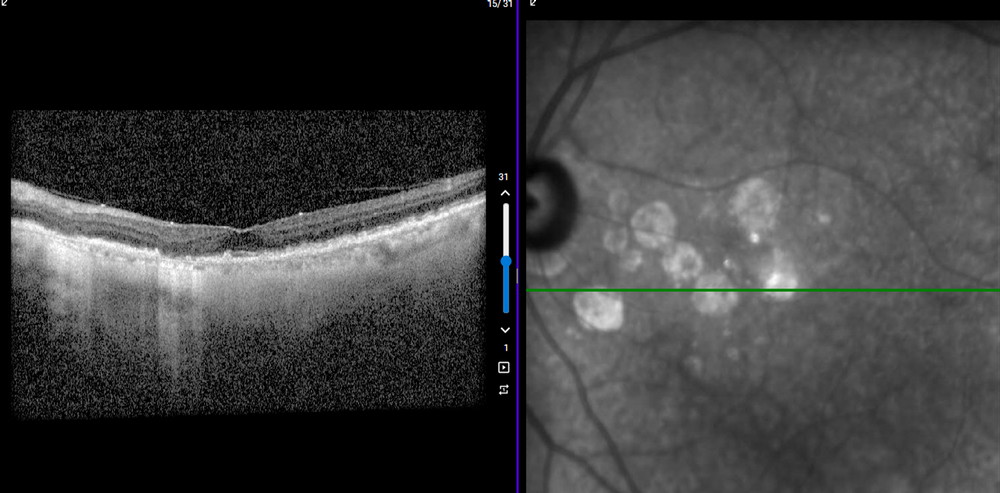
#> input picture OCT_Pipeline_2026/data/raw/22899013.png, 1000 x 493 px, shrunk from 4033 x 1989 before the run
$ python debug_split.py   (older library calls are emulated)
#> lines starting #> are read from the running program, lines starting #| are printed output that depends on the picture
"""
Diagnostic Script: Analyze Divider Detection for OCT Image 22899013.png

This script performs detailed analysis of why the divider detection failed
and outputs comprehensive metrics to understand the root cause.
"""

import cv2
import numpy as np
from pathlib import Path

# Try to import matplotlib, but don't fail if it's not available
try:
    import matplotlib.pyplot as plt
    HAS_MATPLOTLIB = True
except ImportError:
    print("⚠️  matplotlib not available - skipping plots")
    HAS_MATPLOTLIB = False

# Image to analyze
IMAGE_PATH = "data/raw/22899013.png"

def analyze_image_columns(img, region='center'):
    """
    Analyze column-wise metrics across the image.

    Args:
        img: Input image (H, W, C) in BGR format
        region: 'center', 'left', 'right', or 'full'

    Returns:
        Dictionary of metrics for each column
    """
    height, width, channels = img.shape

    # Define analysis region
    if region == 'center':
        start_col = width // 2 - width // 10  # Center 20%
        end_col = width // 2 + width // 10
    elif region == 'left':
        start_col = width // 4
        end_col = width // 2
    elif region == 'right':
        start_col = width // 2
        end_col = 3 * width // 4
    else:  # full
        start_col = 0
        end_col = width

    metrics = {
        'column': [],
        'mean_intensity': [],
        'variance': [],
        'std_dev': [],
        'color_range': [],  # max(B,G,R) - min(B,G,R)
        'blue_dominance': [],  # B - max(G,R)
        'is_colored': [],  # Boolean: is this a colored column?
        'mean_B': [],
        'mean_G': [],
        'mean_R': [],
    }

    for col in range(start_col, end_col):
        col_pixels = img[:, col, :]

        # Basic metrics
        mean_intensity = np.mean(col_pixels)
        variance = np.var(col_pixels)
        std_dev = np.std(col_pixels)

        # Color analysis
        mean_color = np.mean(col_pixels, axis=0)
        B, G, R = mean_color[0], mean_color[1], mean_color[2]
        color_range = max(B, G, R) - min(B, G, R)
        blue_dominance = B - max(G, R)

        # Colored check (using current algorithm logic)
        is_colored = False
        if color_range > 20:
            if B > 50 and (G < 10 or R < 80):
                is_colored = True
        if color_range > 10 and not is_colored:
            if B > 30 and B > R * 1.2 and B > G * 1.2:
                is_colored = True
        if color_range > 5 and not is_colored:
            if B > R and B > G and (B - R > 5 or B - G > 5):
                is_colored = True

        # Store metrics
        metrics['column'].append(col)
        metrics['mean_intensity'].append(mean_intensity)
        metrics['variance'].append(variance)
        metrics['std_dev'].append(std_dev)
        metrics['color_range'].append(color_range)
        metrics['blue_dominance'].append(blue_dominance)
        metrics['is_colored'].append(is_colored)
        metrics['mean_B'].append(B)
        metrics['mean_G'].append(G)
        metrics['mean_R'].append(R)

    return metrics


def analyze_hsv_characteristics(img):
    """
    Analyze HSV color space characteristics of the image.

    Returns:
        HSV analysis for divider detection
    """
    # Convert to HSV
    hsv = cv2.cvtColor(img, cv2.COLOR_BGR2HSV)
    height, width, channels = img.shape

    # Analyze center region columns
    start_col = width // 2 - width // 10
    end_col = width // 2 + width // 10

    hsv_metrics = {
        'column': [],
        'mean_hue': [],
        'mean_saturation': [],
        'mean_value': [],
        'high_sat_percentage': [],  # % of pixels with saturation > 50
    }

    for col in range(start_col, end_col):
        col_pixels = hsv[:, col, :]

        mean_h = np.mean(col_pixels[:, 0])
        mean_s = np.mean(col_pixels[:, 1])
        mean_v = np.mean(col_pixels[:, 2])

        # Percentage of highly saturated pixels
        high_sat_count = np.sum(col_pixels[:, 1] > 50)
        high_sat_pct = (high_sat_count / height) * 100

        hsv_metrics['column'].append(col)
        hsv_metrics['mean_hue'].append(mean_h)
        hsv_metrics['mean_saturation'].append(mean_s)
        hsv_metrics['mean_value'].append(mean_v)
        hsv_metrics['high_sat_percentage'].append(high_sat_pct)

    return hsv_metrics


def calculate_gradient_profile(img):
    """
    Calculate horizontal gradient magnitude profile.

    Returns:
        Gradient metrics for each column
    """
    # Convert to grayscale for gradient calculation
    gray = cv2.cvtColor(img, cv2.COLOR_BGR2GRAY)

    # Calculate Sobel gradients
    sobelx = cv2.Sobel(gray, cv2.CV_64F, 1, 0, ksize=3)
    gradient_magnitude = np.abs(sobelx)

    # Sum gradient magnitudes vertically for each column
    height, width = gray.shape
    start_col = width // 2 - width // 10
    end_col = width // 2 + width // 10

    gradient_profile = {
        'column': [],
        'gradient_sum': [],
        'gradient_mean': [],
    }

    for col in range(start_col, end_col):
        col_gradient = gradient_magnitude[:, col]
        gradient_profile['column'].append(col)
        gradient_profile['gradient_sum'].append(np.sum(col_gradient))
        gradient_profile['gradient_mean'].append(np.mean(col_gradient))

    return gradient_profile


def plot_diagnostics(img, metrics, hsv_metrics, gradient_metrics):
    """
    Create comprehensive diagnostic plots.
    """
    if not HAS_MATPLOTLIB:
        print("\n⚠️  Skipping plots - matplotlib not available")
        return

    fig, axes = plt.subplots(4, 2, figsize=(16, 16))
    fig.suptitle(f'Diagnostic Analysis: {IMAGE_PATH}', fontsize=16, fontweight='bold')

    columns = metrics['column']

    # Plot 1: Original Image
    axes[0, 0].imshow(cv2.cvtColor(img, cv2.COLOR_BGR2RGB))
    axes[0, 0].set_title('Original Composite Image')
    axes[0, 0].axvline(x=img.shape[1]//2, color='red', linestyle='--', label='Center')
    axes[0, 0].legend()

    # Plot 2: Variance Profile
    axes[0, 1].plot(columns, metrics['variance'], 'b-', linewidth=2)
    axes[0, 1].axhline(y=200, color='orange', linestyle='--', label='Old threshold (200)')
    axes[0, 1].axhline(y=500, color='red', linestyle='--', label='New threshold (500)')
    axes[0, 1].set_title('Column Variance Profile')
    axes[0, 1].set_xlabel('Column Index')
    axes[0, 1].set_ylabel('Variance')
    axes[0, 1].legend()
    axes[0, 1].grid(True, alpha=0.3)

    # Plot 3: Mean Intensity
    axes[1, 0].plot(columns, metrics['mean_intensity'], 'g-', linewidth=2)
    axes[1, 0].axhline(y=20, color='orange', linestyle='--', label='Old threshold (20)')
    axes[1, 0].axhline(y=40, color='red', linestyle='--', label='New threshold (40)')
    axes[1, 0].set_title('Column Mean Intensity')
    axes[1, 0].set_xlabel('Column Index')
    axes[1, 0].set_ylabel('Mean Intensity')
    axes[1, 0].legend()
    axes[1, 0].grid(True, alpha=0.3)

    # Plot 4: Color Range (max - min of BGR)
    axes[1, 1].plot(columns, metrics['color_range'], 'purple', linewidth=2)
    axes[1, 1].axhline(y=20, color='orange', linestyle='--', label='High threshold (20)')
    axes[1, 1].axhline(y=10, color='yellow', linestyle='--', label='Med threshold (10)')
    axes[1, 1].axhline(y=5, color='green', linestyle='--', label='Low threshold (5)')
    axes[1, 1].set_title('Color Range (BGR channel spread)')
    axes[1, 1].set_xlabel('Column Index')
    axes[1, 1].set_ylabel('Color Range')
    axes[1, 1].legend()
    axes[1, 1].grid(True, alpha=0.3)

    # Plot 5: BGR Channels
    axes[2, 0].plot(columns, metrics['mean_B'], 'b-', label='Blue', linewidth=2)
    axes[2, 0].plot(columns, metrics['mean_G'], 'g-', label='Green', linewidth=2)
    axes[2, 0].plot(columns, metrics['mean_R'], 'r-', label='Red', linewidth=2)
    axes[2, 0].set_title('BGR Channel Means')
    axes[2, 0].set_xlabel('Column Index')
    axes[2, 0].set_ylabel('Channel Value')
    axes[2, 0].legend()
    axes[2, 0].grid(True, alpha=0.3)

    # Plot 6: Blue Dominance
    axes[2, 1].plot(columns, metrics['blue_dominance'], 'b-', linewidth=2)
    axes[2, 1].axhline(y=0, color='black', linestyle='-', alpha=0.3)
    axes[2, 1].fill_between(columns, 0, metrics['blue_dominance'],
                            where=np.array(metrics['blue_dominance']) > 0,
                            alpha=0.3, color='blue', label='Blue > R,G')
    axes[2, 1].set_title('Blue Dominance (B - max(G,R))')
    axes[2, 1].set_xlabel('Column Index')
    axes[2, 1].set_ylabel('Blue Dominance')
    axes[2, 1].legend()
    axes[2, 1].grid(True, alpha=0.3)

    # Plot 7: HSV Saturation
    axes[3, 0].plot(hsv_metrics['column'], hsv_metrics['mean_saturation'],
                    'orange', linewidth=2, label='Mean Saturation')
    axes[3, 0].plot(hsv_metrics['column'], hsv_metrics['high_sat_percentage'],
                    'red', linewidth=2, label='High Sat % (>50)')
    axes[3, 0].set_title('HSV Saturation Profile')
    axes[3, 0].set_xlabel('Column Index')
    axes[3, 0].set_ylabel('Saturation / Percentage')
    axes[3, 0].legend()
    axes[3, 0].grid(True, alpha=0.3)

    # Plot 8: Gradient Profile
    axes[3, 1].plot(gradient_metrics['column'], gradient_metrics['gradient_mean'],
                    'darkgreen', linewidth=2)
    axes[3, 1].set_title('Horizontal Gradient Profile')
    axes[3, 1].set_xlabel('Column Index')
    axes[3, 1].set_ylabel('Mean Gradient Magnitude')
    axes[3, 1].grid(True, alpha=0.3)

    plt.tight_layout()
    plt.savefig('diagnostics_22899013.png', dpi=150, bbox_inches='tight')
    print(f"\n✓ Diagnostic plot saved to: diagnostics_22899013.png")


def print_summary_statistics(metrics, hsv_metrics, img):
    """
    Print detailed summary statistics.
    """
    height, width, _ = img.shape

    print("\n" + "="*70)
    print("DIAGNOSTIC SUMMARY: 22899013.png")
    print("="*70)

    print(f"\nImage Dimensions: {width} x {height} pixels")
    print(f"Center Column: {width // 2}")
    print(f"Analysis Region: columns {min(metrics['column'])} to {max(metrics['column'])}")

    print("\n--- VARIANCE ANALYSIS ---")
    print(f"Min Variance: {min(metrics['variance']):.2f}")
    print(f"Max Variance: {max(metrics['variance']):.2f}")
    print(f"Mean Variance: {np.mean(metrics['variance']):.2f}")
    print(f"Columns with variance < 200: {sum(v < 200 for v in metrics['variance'])}")
    print(f"Columns with variance < 500: {sum(v < 500 for v in metrics['variance'])}")

    print("\n--- INTENSITY ANALYSIS ---")
    print(f"Min Intensity: {min(metrics['mean_intensity']):.2f}")
    print(f"Max Intensity: {max(metrics['mean_intensity']):.2f}")
    print(f"Mean Intensity: {np.mean(metrics['mean_intensity']):.2f}")

    print("\n--- COLOR ANALYSIS ---")
    print(f"Max Color Range: {max(metrics['color_range']):.2f}")
    print(f"Mean Color Range: {np.mean(metrics['color_range']):.2f}")
    print(f"Columns identified as colored: {sum(metrics['is_colored'])}")

    print("\n--- BLUE CHANNEL ANALYSIS ---")
    print(f"Max Blue Dominance: {max(metrics['blue_dominance']):.2f}")
    print(f"Columns with Blue > R,G: {sum(b > 0 for b in metrics['blue_dominance'])}")

    print("\n--- HSV ANALYSIS ---")
    print(f"Max Mean Saturation: {max(hsv_metrics['mean_saturation']):.2f}")
    print(f"Mean Mean Saturation: {np.mean(hsv_metrics['mean_saturation']):.2f}")
    print(f"Max High-Sat %: {max(hsv_metrics['high_sat_percentage']):.2f}%")

    # Find the divider columns
    colored_cols = [c for c, is_col in zip(metrics['column'], metrics['is_colored']) if is_col]
    if colored_cols:
        print(f"\n--- DETECTED DIVIDER REGION ---")
        print(f"Start Column: {min(colored_cols)}")
        print(f"End Column: {max(colored_cols)}")
        print(f"Width: {max(colored_cols) - min(colored_cols) + 1} pixels")

        # Sample a few columns
        print("\nSample Column Metrics from Divider:")
        sample_col = colored_cols[len(colored_cols)//2]
        idx = metrics['column'].index(sample_col)
        print(f"  Column {sample_col}:")
        print(f"    BGR: ({metrics['mean_B'][idx]:.1f}, {metrics['mean_G'][idx]:.1f}, {metrics['mean_R'][idx]:.1f})")
        print(f"    Variance: {metrics['variance'][idx]:.2f}")
        print(f"    Color Range: {metrics['color_range'][idx]:.2f}")
        print(f"    Blue Dominance: {metrics['blue_dominance'][idx]:.2f}")
    else:
        print("\n⚠️  WARNING: No colored columns detected in analysis region!")

    print("\n" + "="*70)


def main():
    """
    Run comprehensive diagnostic analysis.
    """
    print(f"\nLoading image: {IMAGE_PATH}")
    img = cv2.imread(IMAGE_PATH)
#> img is the input picture: shape (493, 1000, 3); mean B, G, R 60.6, 60.4, 60.2

    if img is None:
        print(f"❌ Error: Could not load image: {IMAGE_PATH}")
        return

    print("Running diagnostic analysis...")

    # Analyze metrics
    metrics = analyze_image_columns(img, region='center')
#> the loop in analyze_image_columns, `for col in range(start_col, end_col):` made 200 passes
#> (mean_intensity, variance, std_dev, B, G, R, color_range, blue_dominance) on passes 1 to 8: (41.19, 2986.8, 54.65, 41.19, 41.19, 41.19, 0, 0), (42.43, 2987.9, 54.66, 42.43, 42.43, 42.43, 0, 0), (41.53, 3064.6, 55.36, 41.53, 41.53, 41.53, 0, 0), (41.82, 3023.7, 54.99, 41.82, 41.82, 41.82, 0, 0), (40.57, 2951.4, 54.33, 40.57, 40.57, 40.57, 0, 0), (40.06, 2952.3, 54.34, 40.06, 40.06, 40.06, 0, 0), (42.41, 2985, 54.64, 42.41, 42.41, 42.41, 0, 0), (41.78, 2958.9, 54.4, 41.78, 41.78, 41.78, 0, 0)
#> metrics = 10 items
    hsv_metrics = analyze_hsv_characteristics(img)
    gradient_metrics = calculate_gradient_profile(img)
#> in calculate_gradient_profile, `sobelx = cv2.Sobel(gray, cv2.CV_64F, 1, 0, ksize=3)`:
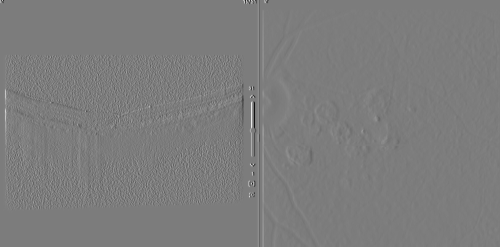
#> sobelx: shape (493, 1000) float64 (shown at 1/2 size); min -950, max 989, mean 0.7; drawn with min black and max white
#> in calculate_gradient_profile, `gradient_magnitude = np.abs(sobelx)`:
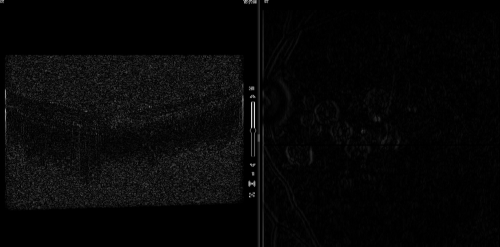
#> gradient_magnitude: shape (493, 1000) float64 (shown at 1/2 size); min 0, max 989, mean 28; drawn with min black and max white

    # Print statistics
    print_summary_statistics(metrics, hsv_metrics, img)
#| Image Dimensions: 1000 x 493 pixels
#| Center Column: 500
#| Analysis Region: columns 400 to 599
#| Min Variance: 0.00
#| Max Variance: 9798.91
#| Mean Variance: 1995.11
#| Columns with variance < 200: 17
#| Columns with variance < 500: 25
#| Min Intensity: 0.00
#| Max Intensity: 109.76
#| Mean Intensity: 47.87
#| Max Color Range: 235.66
#| Mean Color Range: 3.49
#| Columns identified as colored: 9
#| Max Blue Dominance: 153.87
#| Columns with Blue > R,G: 36
#| Max Mean Saturation: 254.66
#| Mean Mean Saturation: 8.78
#| Max High-Sat %: 100.00%
#| Start Column: 503
#| End Column: 518
#| Width: 16 pixels
#|   Column 507:
#|     BGR: (59.1, 50.1, 38.2)
#|     Variance: 7918.67
#|     Color Range: 20.96
#|     Blue Dominance: 8.99

    # Generate plots
    plot_diagnostics(img, metrics, hsv_metrics, gradient_metrics)
#> in plot_diagnostics, `plt.savefig('diagnostics_22899013.png', dpi=150, bbox_inches='tight')`:
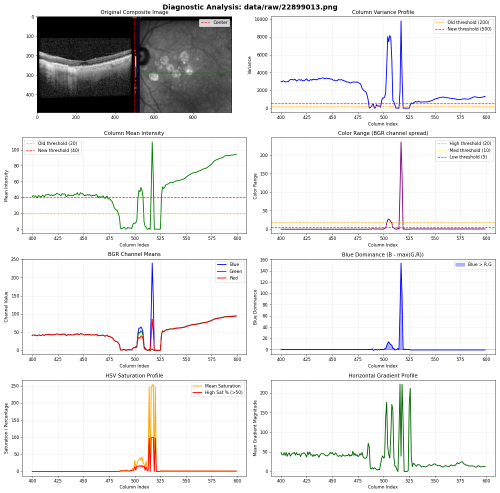
#> figure drawn by matplotlib, 8 panels; panel 2: curve peaks at x = 517, y = 9798.9; panel 3: curve peaks at x = 517, y = 109.8; panel 4: curve peaks at x = 517, y = 235.7; panel 5: curve peaks at x = 517, y = 239.6

    print("\n✓ Diagnostic analysis complete!")


if __name__ == "__main__":
    main()

$ run again, with OCT_Pipeline_2026/data/raw/10907481.png copied over OCT_Pipeline_2026/data/raw/22899013.png
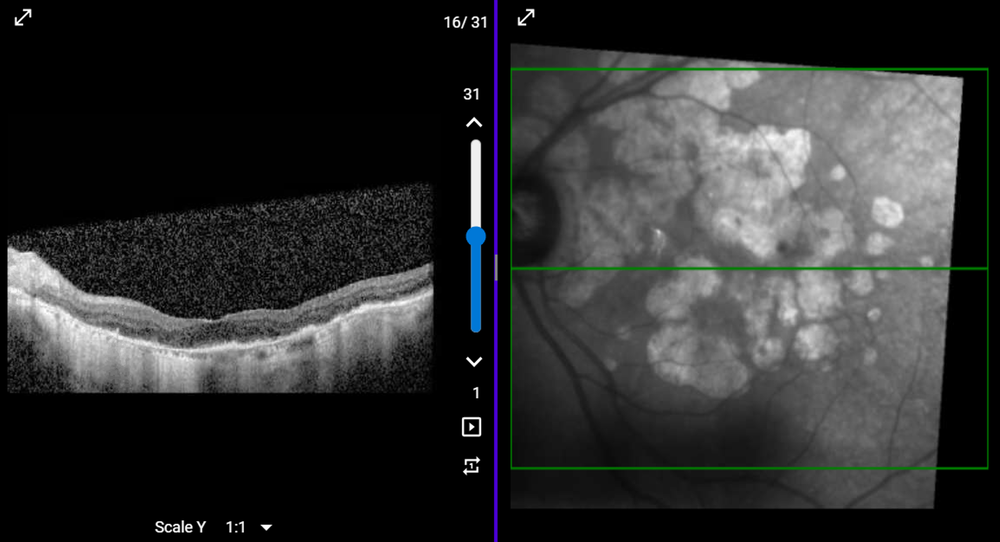
#> input picture OCT_Pipeline_2026/data/raw/10907481.png, 1000 x 542 px, shrunk from 3575 x 1938 before the run
#> in main, img is the input picture: shape (542, 1000, 3); mean B, G, R 47.4, 47.5, 46.4
#> the loop in analyze_image_columns, `for col in range(start_col, end_col):` made 200 passes
#> (mean_intensity, variance, std_dev, B, G, R, color_range, blue_dominance) on passes 1 to 8: (25.33, 2202.7, 46.93, 25.33, 25.33, 25.33, 0, 0), (25.53, 2234, 47.26, 25.53, 25.53, 25.53, 0, 0), (25.43, 2254.6, 47.48, 25.43, 25.43, 25.43, 0, 0), (25.25, 2221.2, 47.13, 25.25, 25.25, 25.25, 0, 0), (24.78, 2206.6, 46.97, 24.78, 24.78, 24.78, 0, 0), (24.1, 2188.6, 46.78, 24.1, 24.1, 24.1, 0, 0), (23.92, 2196.8, 46.87, 23.92, 23.92, 23.92, 0, 0), (24.18, 2176.6, 46.65, 24.18, 24.18, 24.18, 0, 0)
#> hsv: shape (542, 1000, 3); mean H, S, V 3.3, 6.3, 48.5
#> in calculate_gradient_profile, `sobelx = cv2.Sobel(gray, cv2.CV_64F, 1, 0, ksize=3)`:
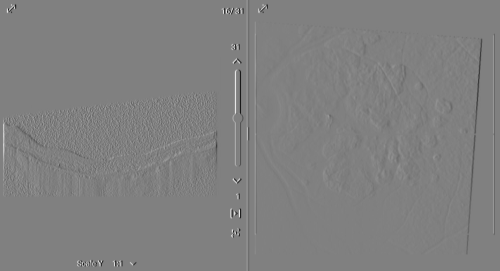
#> sobelx: shape (542, 1000) float64 (shown at 1/2 size); min -1020, max 1009, mean 0; drawn with min black and max white
#> in calculate_gradient_profile, `gradient_magnitude = np.abs(sobelx)`:
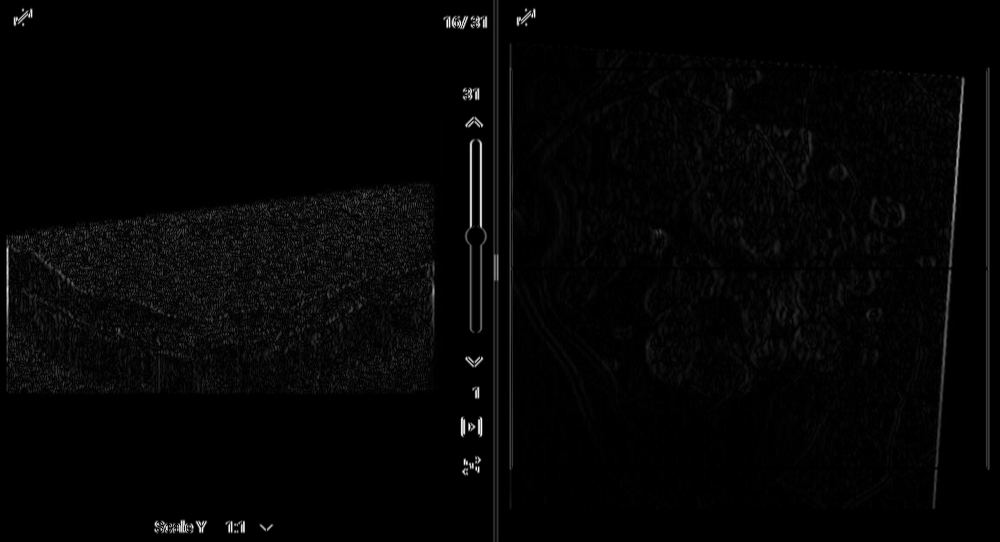
#> gradient_magnitude: shape (542, 1000) float64; min 0, max 1020, mean 19.5; drawn with min black and max white
#| Image Dimensions: 1000 x 542 pixels
#| Center Column: 500
#| Analysis Region: columns 400 to 599
#| Min Variance: 0.00
#| Max Variance: 11183.36
#| Mean Variance: 1397.74
#| Columns with variance < 200: 40
#| Columns with variance < 500: 70
#| Min Intensity: 0.00
#| Max Intensity: 102.88
#| Mean Intensity: 27.90
#| Max Color Range: 213.83
#| Mean Color Range: 7.35
#| Columns identified as colored: 21
#| Max Blue Dominance: 139.72
#| Columns with Blue > R,G: 33
#| Max Mean Saturation: 255.00
#| Mean Mean Saturation: 17.41
#| Max High-Sat %: 100.00%
#| Start Column: 468
#| End Column: 497
#| Width: 30 pixels
#|   Column 478:
#|     BGR: (94.2, 75.8, 52.9)
#|     Variance: 9714.55
#|     Color Range: 41.34
#|     Blue Dominance: 18.35
